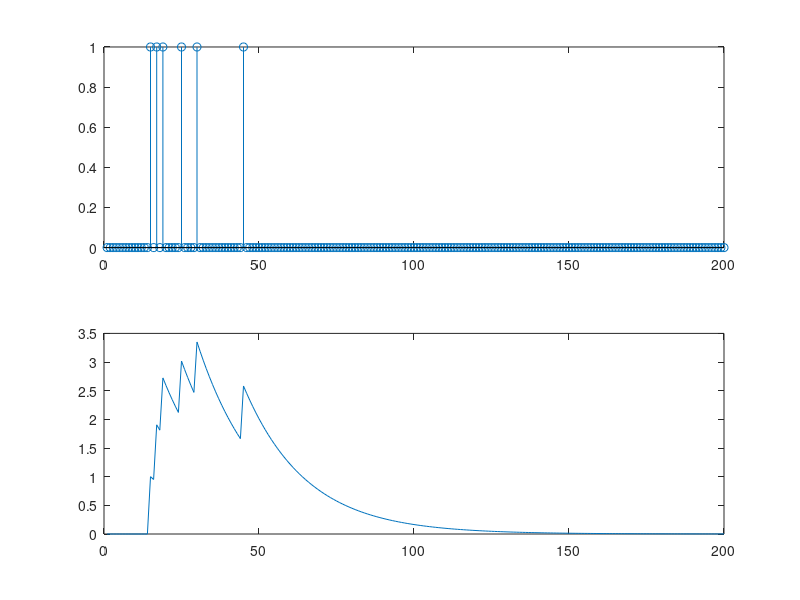

The MATLAB script that drew this image:
%%
x = zeros(1,200);
x([15 17 19 25 30 45])=1;
T = 20;
tf = find(x==1);
e = zeros(1,length(x));
for kt = 1:length(tf)
for t = 1:length(x)
    
    if t<tf(kt)
    else
        e(t) = e(t)+exp(-(t-tf(kt))/T);
    end;
end;
end;

figure;
subplot(211);
stem(x);
subplot(212);
plot(e);